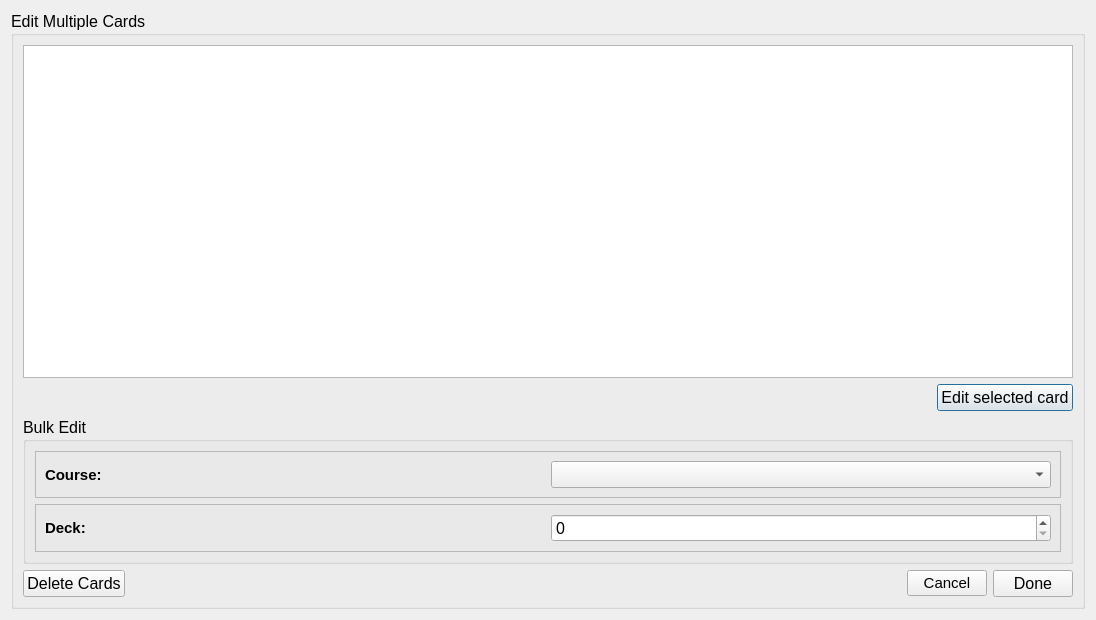
<?xml version="1.0" encoding="UTF-8"?>
<ui version="4.0">
 <class>edit_dialog</class>
 <widget class="QDialog" name="edit_dialog">
  <property name="geometry">
   <rect>
    <x>0</x>
    <y>0</y>
    <width>1096</width>
    <height>620</height>
   </rect>
  </property>
  <property name="sizePolicy">
   <sizepolicy hsizetype="Fixed" vsizetype="Fixed">
    <horstretch>0</horstretch>
    <verstretch>0</verstretch>
   </sizepolicy>
  </property>
  <property name="focusPolicy">
   <enum>Qt::StrongFocus</enum>
  </property>
  <property name="windowTitle">
   <string>Edit vocabulary</string>
  </property>
  <layout class="QVBoxLayout" name="verticalLayout">
   <item>
    <widget class="QGroupBox" name="groupBox">
     <property name="font">
      <font>
       <pointsize>12</pointsize>
      </font>
     </property>
     <property name="title">
      <string>Edit Multiple Cards</string>
     </property>
     <layout class="QVBoxLayout" name="verticalLayout_3">
      <item>
       <widget class="QTreeView" name="cards_to_edit_treeView">
        <property name="editTriggers">
         <set>QAbstractItemView::DoubleClicked</set>
        </property>
        <property name="selectionMode">
         <enum>QAbstractItemView::SingleSelection</enum>
        </property>
        <property name="selectionBehavior">
         <enum>QAbstractItemView::SelectRows</enum>
        </property>
        <property name="rootIsDecorated">
         <bool>false</bool>
        </property>
        <property name="itemsExpandable">
         <bool>false</bool>
        </property>
       </widget>
      </item>
      <item>
       <layout class="QHBoxLayout" name="horizontalLayout_4">
        <item>
         <spacer name="horizontalSpacer">
          <property name="orientation">
           <enum>Qt::Horizontal</enum>
          </property>
          <property name="sizeHint" stdset="0">
           <size>
            <width>40</width>
            <height>20</height>
           </size>
          </property>
         </spacer>
        </item>
        <item>
         <widget class="QPushButton" name="edit_voc_button">
          <property name="text">
           <string>Edit selected card</string>
          </property>
         </widget>
        </item>
       </layout>
      </item>
      <item>
       <widget class="QGroupBox" name="groupBox_2">
        <property name="title">
         <string>Bulk Edit</string>
        </property>
        <layout class="QVBoxLayout" name="verticalLayout_2">
         <item>
          <widget class="QFrame" name="frame">
           <property name="frameShape">
            <enum>QFrame::StyledPanel</enum>
           </property>
           <property name="frameShadow">
            <enum>QFrame::Raised</enum>
           </property>
           <layout class="QHBoxLayout" name="horizontalLayout">
            <item>
             <widget class="QLabel" name="label_2">
              <property name="font">
               <font>
                <pointsize>11</pointsize>
                <weight>75</weight>
                <bold>true</bold>
               </font>
              </property>
              <property name="text">
               <string>Course: </string>
              </property>
             </widget>
            </item>
            <item>
             <widget class="QComboBox" name="course_combo"/>
            </item>
           </layout>
          </widget>
         </item>
         <item>
          <widget class="QFrame" name="frame_2">
           <property name="frameShape">
            <enum>QFrame::StyledPanel</enum>
           </property>
           <property name="frameShadow">
            <enum>QFrame::Raised</enum>
           </property>
           <layout class="QHBoxLayout" name="horizontalLayout_2">
            <item>
             <widget class="QLabel" name="label">
              <property name="font">
               <font>
                <pointsize>11</pointsize>
                <weight>75</weight>
                <bold>true</bold>
               </font>
              </property>
              <property name="text">
               <string>Deck:</string>
              </property>
             </widget>
            </item>
            <item>
             <widget class="QSpinBox" name="select_step">
              <property name="suffix">
               <string notr="true"/>
              </property>
              <property name="prefix">
               <string notr="true"/>
              </property>
              <property name="maximum">
               <number>7</number>
              </property>
             </widget>
            </item>
           </layout>
          </widget>
         </item>
        </layout>
       </widget>
      </item>
      <item>
       <layout class="QHBoxLayout" name="horizontalLayout_3">
        <item>
         <widget class="QPushButton" name="delete_cards">
          <property name="text">
           <string>Delete Cards</string>
          </property>
         </widget>
        </item>
        <item>
         <spacer name="horizontalSpacer_7">
          <property name="orientation">
           <enum>Qt::Horizontal</enum>
          </property>
          <property name="sizeHint" stdset="0">
           <size>
            <width>278</width>
            <height>20</height>
           </size>
          </property>
         </spacer>
        </item>
        <item>
         <widget class="QPushButton" name="ed_cancel">
          <property name="font">
           <font>
            <pointsize>11</pointsize>
           </font>
          </property>
          <property name="text">
           <string>Cancel</string>
          </property>
         </widget>
        </item>
        <item>
         <widget class="QPushButton" name="ed_ok">
          <property name="font">
           <font>
            <pointsize>12</pointsize>
           </font>
          </property>
          <property name="text">
           <string>Done</string>
          </property>
         </widget>
        </item>
       </layout>
      </item>
     </layout>
    </widget>
   </item>
  </layout>
 </widget>
 <resources/>
 <connections>
  <connection>
   <sender>ed_cancel</sender>
   <signal>clicked()</signal>
   <receiver>edit_dialog</receiver>
   <slot>close()</slot>
   <hints>
    <hint type="sourcelabel">
     <x>435</x>
     <y>316</y>
    </hint>
    <hint type="destinationlabel">
     <x>292</x>
     <y>173</y>
    </hint>
   </hints>
  </connection>
 </connections>
</ui>
